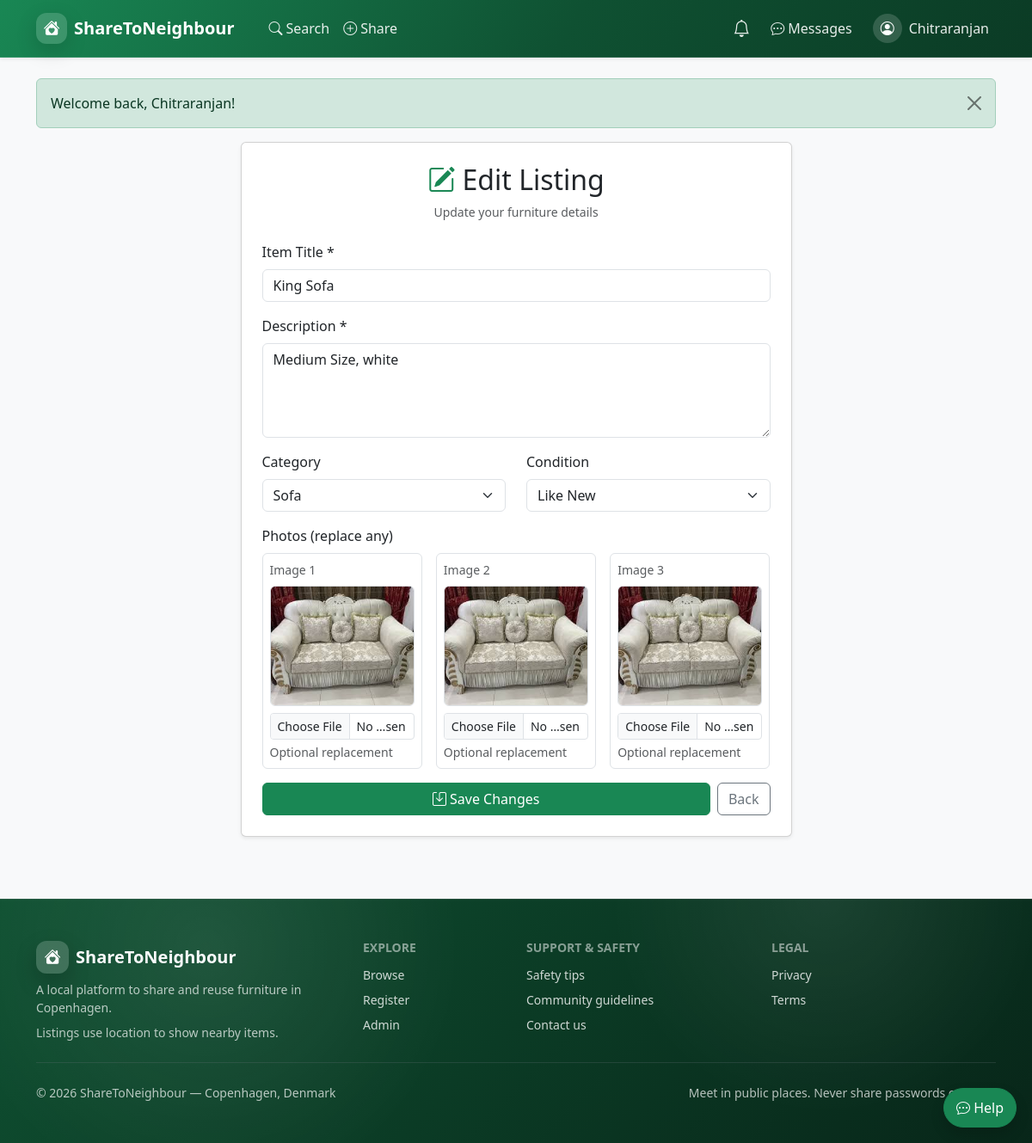
Screenshot of /edit_item.php?id=26 (signed in) with the database file from the repository.
### tables this page shows
CREATE TABLE `furniture_items` (
  `id` int(11) NOT NULL,
  `user_id` int(11) NOT NULL,
  `title` varchar(150) NOT NULL,
  `description` text NOT NULL,
  `category` enum('sofa','table','chair','bed','shelf','desk','wardrobe','other') NOT NULL DEFAULT 'other',
  `condition_level` enum('like_new','good','fair','needs_repair') NOT NULL DEFAULT 'good',
  `photo` varchar(255) DEFAULT NULL,
  `video_link` varchar(500) DEFAULT NULL,
  `latitude` decimal(10,8) DEFAULT NULL,
  `longitude` decimal(11,8) DEFAULT NULL,
  `status` enum('available','requested','taken') NOT NULL DEFAULT 'available',
  `created_at` timestamp NOT NULL DEFAULT current_timestamp(),
  `updated_at` timestamp NOT NULL DEFAULT current_timestamp() ON UPDATE current_timestamp(),
  `accepted_request_id` int(11) DEFAULT NULL,
  `taken_at` datetime DEFAULT NULL,
  `is_deleted` tinyint(1) NOT NULL DEFAULT 0,
  `deleted_at` datetime DEFAULT NULL
);

### includes/config.php (called while the page is built, shortened)
<?php
function h(string $s): string {
    return htmlspecialchars($s, ENT_QUOTES, 'UTF-8');
}

### public/edit_item.php (the view, shortened to what this page needs)
<?php
require_once __DIR__ . '/../includes/config.php';
$itemId = (int)($_GET['id'] ?? $_POST['item_id'] ?? 0);
$stmt = $conn->prepare("SELECT * FROM furniture_items WHERE id = ? LIMIT 1");
$stmt->bind_param('i', $itemId);
$stmt->execute();
$item = $stmt->get_result()->fetch_assoc();
$gallery = [1 => null, 2 => null, 3 => null];
$title = $item['title'] ?? '';
$description = $item['description'] ?? '';
$category = $item['category'] ?? 'other';
$condition = $item['condition_level'] ?? 'good';
require_once __DIR__ . '/../includes/header.php';
?>
<div class="row justify-content-center">
    <div class="col-md-9 col-lg-7">
        <div class="card shadow-sm">
            <div class="card-body p-4">
                <h2 class="text-center mb-2"><i class="bi bi-pencil-square text-success"></i> Edit Listing</h2>
                <p class="text-center text-muted small mb-4">Update your furniture details</p>
                <form method="POST" enctype="multipart/form-data" novalidate>
                    <div class="mb-3">
                        <label class="form-label">Item Title *</label>
                        <input type="text" class="form-control" name="title" value="<?= h($title) ?>" required>
                    </div>
                    <div class="mb-3">
                        <label class="form-label">Description *</label>
                        <textarea class="form-control" name="description" rows="4" required><?= h($description) ?></textarea>
                    </div>
                    <div class="row mb-3">
                        <div class="col-md-6">
                            <label class="form-label">Category</label>
                            <select class="form-select" name="category">
                                <?php foreach (['sofa','table','chair','bed','shelf','desk','wardrobe','other'] as $c): ?>
                                    <option value="<?= $c ?>" <?= $category===$c?'selected':'' ?>><?= ucfirst($c) ?></option>
                                <?php endforeach; ?>
                            </select>
                        </div>
                        <div class="col-md-6">
                            <label class="form-label">Condition</label>
                            <select class="form-select" name="condition_level">
                                <option value="like_new" <?= $condition==='like_new'?'selected':'' ?>>Like New</option>
                            </select>
                        </div>
                    </div>
                    <div class="mb-3">
                        <label class="form-label">Photos (replace any)</label>
                        <div class="row g-3">
                            <?php for ($k = 1; $k <= 3; $k++): ?>
                                <?php $fn = $gallery[$k]['filename'] ?? ($item['photo'] ?? 'placeholder.jpg'); ?>
                                <div class="col-md-4">
                                    <div class="border rounded p-2 h-100">
                                        <div class="small text-muted mb-2">Image <?= $k ?></div>
                                        <img src="<?= UPLOAD_URL . '/' . h($fn) ?>"
                                             class="img-fluid rounded border mb-2"
                                             style="width:100%;height:140px;object-fit:cover;"
                                             alt="Image <?= $k ?>">
                                        <input type="file" class="form-control form-control-sm" name="photo<?= $k ?>" accept="image/*">
                                        <div class="form-text">Optional replacement</div>
                                    </div>
                                </div>
                            <?php endfor; ?>
                        </div>
                    </div>
                    <div class="d-flex gap-2">
                        <button type="submit" class="btn btn-success flex-grow-1">
                            <i class="bi bi-save"></i> Save Changes
                        </button>
                        <a href="<?= SITE_URL ?>/my_listings.php" class="btn btn-outline-secondary">Back</a>
                    </div>
                </form>
            </div>
        </div>
    </div>
</div>
<?php require_once __DIR__ . '/../includes/footer.php'; ?>

### rows the page displays
furniture_items: title "King Sofa", description "Medium Size, white", category "Sofa", condition_level "Like New", photo (picture)

### other values shown
SITE_NAME "ShareToNeighbour"
currentUserName() "Chitraranjan"
$s "Welcome back, Chitraranjan!"
